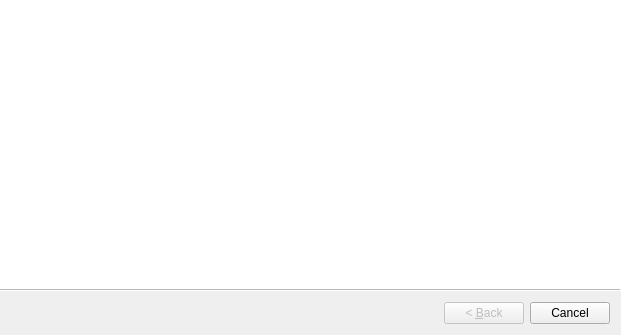
<?xml version="1.0" encoding="UTF-8"?>
<ui version="4.0">
 <class>FirstRunWizard</class>
 <widget class="QWizard" name="FirstRunWizard">
  <property name="windowModality">
   <enum>Qt::ApplicationModal</enum>
  </property>
  <property name="geometry">
   <rect>
    <x>0</x>
    <y>0</y>
    <width>621</width>
    <height>335</height>
   </rect>
  </property>
  <property name="windowTitle">
   <string>Choose LibrePCB Workspace</string>
  </property>
  <property name="windowIcon">
   <iconset resource="../../img/images.qrc">
    <normaloff>:/img/app.png</normaloff>:/img/app.png</iconset>
  </property>
  <property name="wizardStyle">
   <enum>QWizard::ModernStyle</enum>
  </property>
 </widget>
 <resources>
  <include location="../../img/images.qrc"/>
 </resources>
 <connections/>
</ui>
